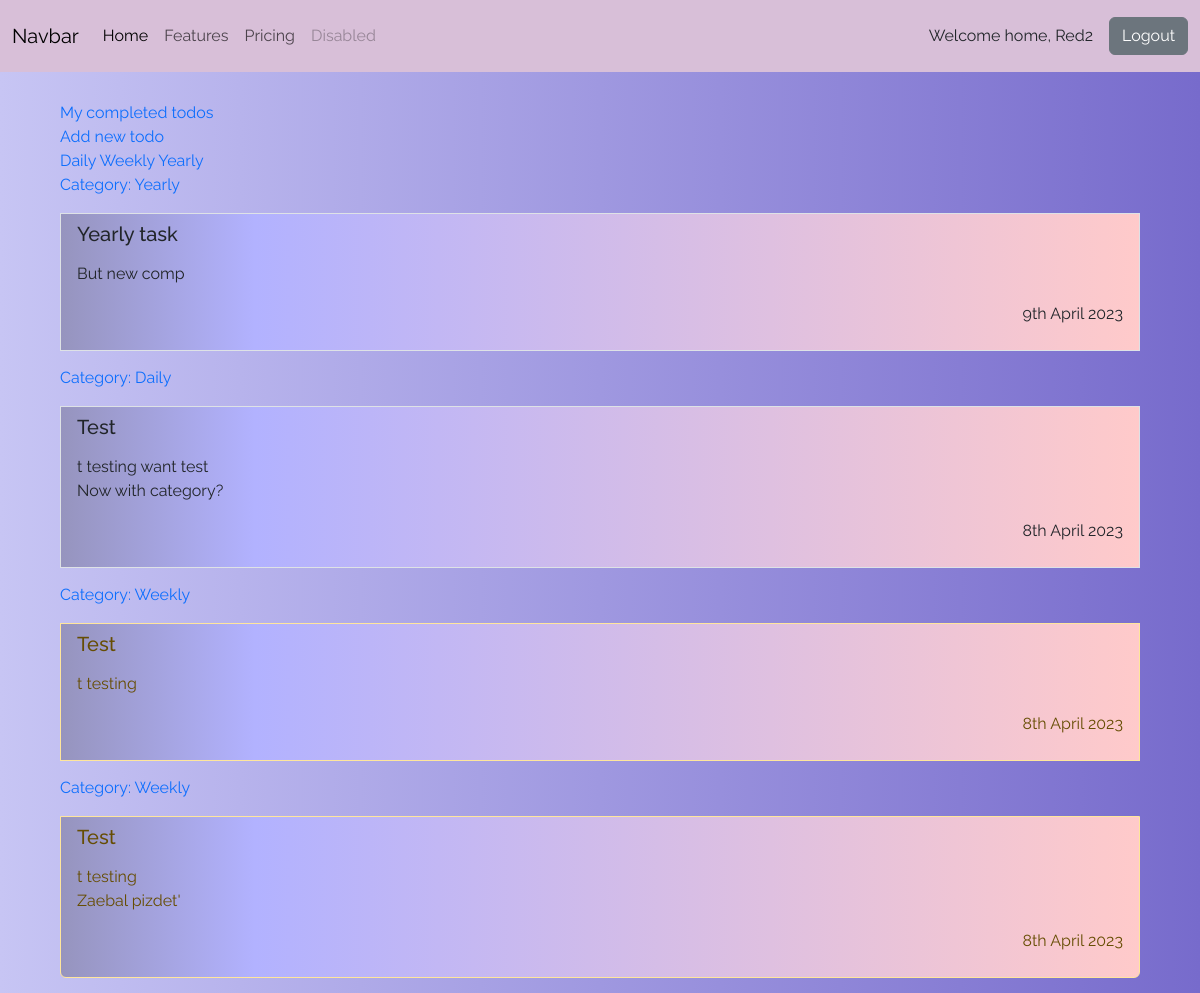
Page /my_todos (signed in) on the committed database.
### todo/models.py (models this page shows, shortened)
class CategoryModel(models.Model):
    title = models.CharField(max_length=100)
    def __str__(self):
        return self.title
    def get_absolute_url(self):
        return reverse('todo:view_by_category', args=[self.title])

class TodoModel(models.Model):
    title = models.CharField(max_length=200)
    important = models.BooleanField(default=False)
    done = models.BooleanField(default=False)
    description = models.TextField()
    created_at = models.DateTimeField(auto_now_add=True)
    updated_at = models.DateTimeField(auto_now=True)
    photo = models.ImageField(upload_to='photos/%Y/%m/%d/', blank=True)
    user = models.ForeignKey(User, on_delete=models.CASCADE)
    category = models.ForeignKey('CategoryModel', on_delete=models.CASCADE, default=1)
    def get_absolute_url(self):
        return reverse('todo:view_certain_todo', args=[self.pk])

### todo/views.py (the view)
# urls.py: path('my_todos', view_my_todos, name='view_my_todos'),
def view_my_todos(request):
    todos = TodoModel.objects.filter(user=request.user, done=False).order_by('-created_at')
    categorys = CategoryModel.objects.all()
    return render(request, 'todo/my_todos.html', context={'todos':todos, 'category':categorys})

### todo/templates/todo/my_todos.html (shortened to what this page needs)
{% extends 'base.html' %}
{% block navbar %}
{% include 'inc/_nav.html' %}
{% endblock navbar %}
{% block content %}
<div class="list-cont">
<div class="list-group">
    <a href="{% url 'todo:completed' %}">My completed todos</a>  <br>
    <a href="{% url 'todo:add_todo' %}">Add new todo</a>   <br>
    {% for cat in category %}
      <a href="{{cat.get_absolute_url}}">{{cat.title}}</a>
    {% endfor %}
    {% for item in todos %}
    {% if not item.important %}
    <a href="{{item.category.get_absolute_url}}"> <p>Category: {{item.category}}</p></a>
    <a href="{{ item.get_absolute_url }}" class="list-group-item list-group-item-action">
    <h5>{{item.title}}</h5>
    <p class="marg-parag">{{item.description|linebreaks|truncatewords:15}}</p>
    <p class="creation-date">{{item.created_at|date:'jS F Y'}}</p>
    </a>
    {% else %}
    <a href="{{item.category.get_absolute_url}}"> <p>Category: {{item.category}}</p></a>
    <a href="{{ item.get_absolute_url }}" class="list-group-item list-group-item-action list-group-item-warning">
    <h5>{{item.title}}</h5>
    <p class="marg-parag">{{item.description|linebreaks|truncatewords:15}}</p>
    <p class="creation-date">{{item.created_at|date:'jS F Y'}}</p>
  </a>
  {% endif %}
    {% endfor %}
</div>
</div>
{% endblock content %}

### templates/base.html (shortened to what this page needs)
<!doctype html>
<html lang="en">
  <head>
    {% load static %}
    <link href="https://cdn.jsdelivr.net/npm/bootstrap@5.3.0-alpha3/dist/css/bootstrap.min.css" rel="stylesheet">
    <link rel="stylesheet" type="text/css" href="{% static 'css/custom.css' %}">
  </head>
  <body>
    {% block navbar %}{% endblock navbar %}
    {% block content %}{% endblock content %}
  </body>
</html>

### templates/inc/_nav.html (shortened to what this page needs)
<div class="navbar-container">
<nav class="navbar navbar-expand-lg bg-body-red">
  <div class="container-fluid">
    <a class="navbar-brand" href="#">Navbar</a>
    <div class="collapse navbar-collapse" id="navbarNavAltMarkup">
      <div class="navbar-nav">
        <a class="nav-link active" aria-current="page" href="#">Home</a>
        <a class="nav-link" href="#">Features</a>
        <a class="nav-link" href="#">Pricing</a>
        <a class="nav-link disabled">Disabled</a>
      </div>
    </div>
    <p class="welcome-text">Welcome home, {{request.user.username|title}}</p>
    <form action="{% url 'todo:logout_user' %}">
            <button class="btn btn-secondary">Logout</button>
        </form>
  </div>
</nav>
</div>

### todo/static/css/custom.css (style rules this page uses)
* { box-sizing: border-box; margin: 0; padding: 0; font-family: Raleway, sans-serif; }
body { background: linear-gradient(90deg, #C7C5F4, #776BCC); }
.navbar-container { background-color: thistle; margin-bottom: 1.8em; }
.welcome-text { margin-top: 1em; margin-right: 1em; }
.list-cont { text-align: center; }
.list-group { display: inline-block; width: 90%; text-align: left; color: red; }
.creation-date { text-align: right; }
.list-group-item { background: rgb(150,148,190); background: linear-gradient(90deg, rgba(150,148,190,1) 0%, rgba(178,178,255,1) 18%, rgba(255,202,202,1) 100%); margin-bottom: 15px; }
a { text-decoration: none; }

### rows in the picture
CategoryModel: title "Daily"
CategoryModel: title "Weekly"
CategoryModel: title "Yearly"
TodoModel: category "Yearly", title "Yearly task", description "But new comp", created_at "9th April 2023"
TodoModel: category "Daily", title "Test", description "t testing want test Now with category?", created_at "8th April 2023"
TodoModel: category "Weekly", title "Test", description "t testing", created_at "8th April 2023"
TodoModel: category "Weekly", title "Test", description "t testing Zaebal pizdet'", created_at "8th April 2023"

### other values in the picture
{{ request.user.username|title }} "Red2"
